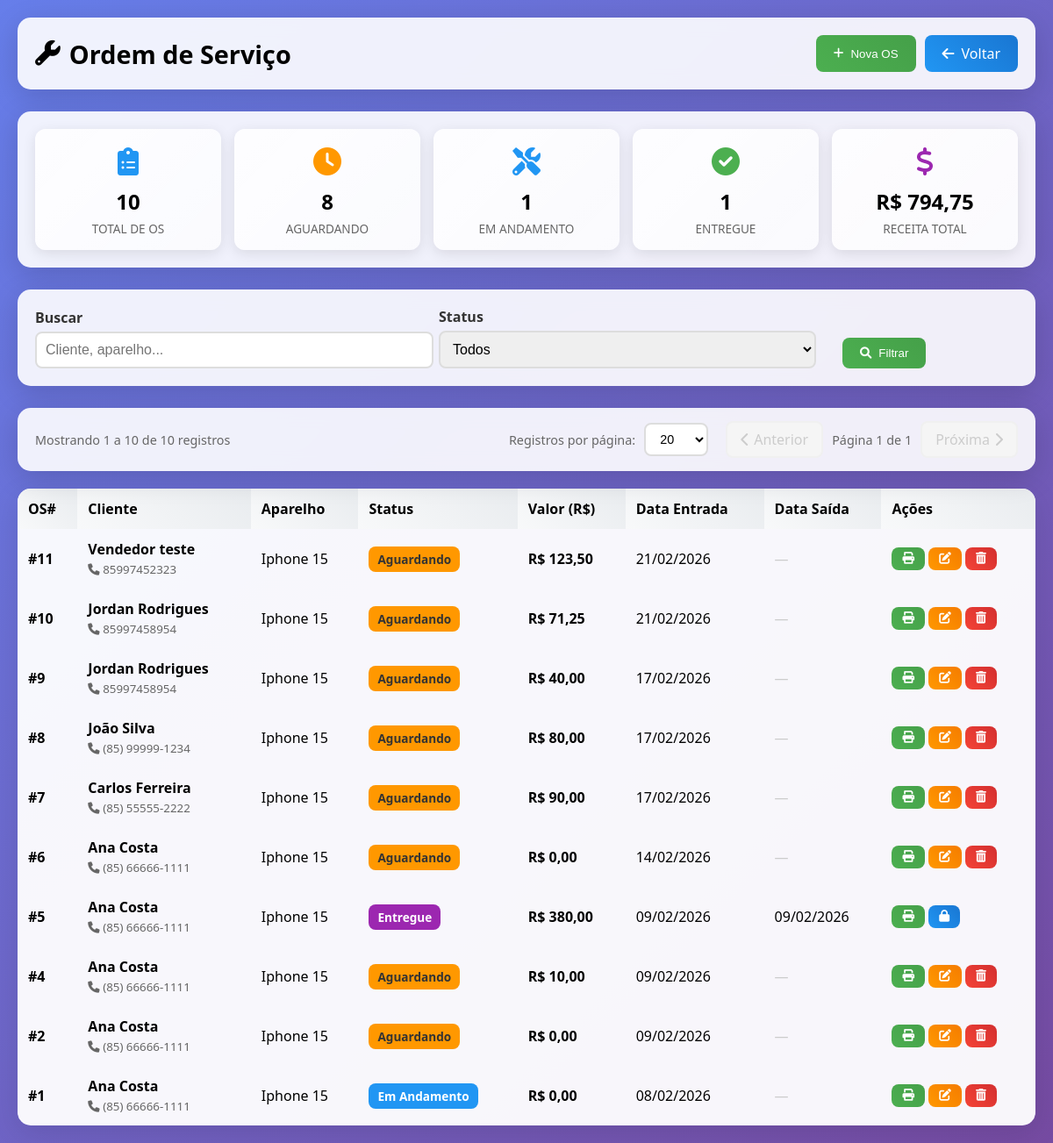
The app's page /modules/service_orders/index.php (signed in) with its own data.
### tables this page shows
CREATE TABLE `service_orders` (
  `id` int(11) NOT NULL AUTO_INCREMENT,
  `customer_id` int(11) NOT NULL,
  `entry_datetime` datetime NOT NULL DEFAULT current_timestamp(),
  `exit_datetime` datetime DEFAULT NULL,
  `user_id` int(11) NOT NULL,
  `device` varchar(200) NOT NULL,
  `device_type` varchar(50) DEFAULT 'celular',
  `problem` text NOT NULL,
  `diagnosis` text DEFAULT NULL,
  `solution` text DEFAULT NULL,
  `total_cost` decimal(10,2) DEFAULT 0.00,
  `discount` decimal(10,2) DEFAULT 0.00,
  `payment_method` enum('dinheiro','pix','cartao_credito','cartao_debito') DEFAULT NULL,
  `payment_methods` text DEFAULT NULL,
  `installments` int(11) DEFAULT 1,
  `status` enum('open','in_progress','completed','invoiced','delivered','cancelled') DEFAULT 'open',
  `technical_report` text DEFAULT NULL,
  `reported_problem` text DEFAULT NULL,
  `customer_observations` text DEFAULT NULL,
  `internal_observations` text DEFAULT NULL,
  `device_powers_on` enum('sim','nao') DEFAULT 'sim',
  `device_password` varchar(100) DEFAULT NULL,
  `password_pattern` varchar(50) DEFAULT NULL,
  `checklist_case` tinyint(1) DEFAULT 0,
  `checklist_screen_protector` tinyint(1) DEFAULT 0,
  `checklist_camera` tinyint(1) DEFAULT 0,
  `checklist_housing` tinyint(1) DEFAULT 0,
  `checklist_lens` tinyint(1) DEFAULT 0,
  `checklist_battery` tinyint(1) DEFAULT 0,
  `checklist_buttons` tinyint(1) DEFAULT 0,
  `checklist_chip_tray` tinyint(1) DEFAULT 0,
  `checklist_charger` tinyint(1) DEFAULT 0,
  `checklist_headphones` tinyint(1) DEFAULT 0,
  `technician_name` varchar(100) DEFAULT NULL,
  `assistant_name` varchar(100) DEFAULT NULL,
  `created_at` timestamp NULL DEFAULT current_timestamp(),
  `updated_at` timestamp NULL DEFAULT current_timestamp() ON UPDATE current_timestamp(),
  `warranty_expiration` date DEFAULT NULL,
  `change_amount` decimal(10,2) DEFAULT 0.00,
  `deposit_amount` decimal(10,2) DEFAULT 0.00,
  `checklist_lens_condition` varchar(100) DEFAULT NULL,
  `checklist_back_cover` varchar(200) DEFAULT NULL,
  `checklist_screen` tinyint(1) DEFAULT 0,
  `checklist_connector` tinyint(1) DEFAULT 0,
  `checklist_camera_front_back` varchar(50) DEFAULT NULL,
  `checklist_face_id` tinyint(1) DEFAULT 0,
  `checklist_sim_card` tinyint(1) DEFAULT 0,
  `warranty_period` varchar(50) DEFAULT '90 dias',
  `image` varchar(255) DEFAULT NULL,
  `attendant_name` varchar(100) DEFAULT NULL,
  PRIMARY KEY (`id`),
  KEY `customer_id` (`customer_id`),
  KEY `user_id` (`user_id`),
  CONSTRAINT `service_orders_ibfk_1` FOREIGN KEY (`customer_id`) REFERENCES `customers` (`id`),
  CONSTRAINT `service_orders_ibfk_2` FOREIGN KEY (`user_id`) REFERENCES `users` (`id`)
);

CREATE TABLE `customers` (
  `id` int(11) NOT NULL AUTO_INCREMENT,
  `name` varchar(100) NOT NULL,
  `cpf_cnpj` varchar(18) DEFAULT NULL,
  `phone` varchar(20) DEFAULT NULL,
  `birth_date` date DEFAULT NULL,
  `email` varchar(100) DEFAULT NULL,
  `address` text DEFAULT NULL,
  `neighborhood` varchar(100) DEFAULT NULL,
  `city` varchar(100) DEFAULT NULL,
  `state` varchar(2) DEFAULT NULL,
  `zipcode` varchar(10) DEFAULT NULL,
  `notes` text DEFAULT NULL,
  `created_at` timestamp NULL DEFAULT current_timestamp(),
  `updated_at` timestamp NULL DEFAULT current_timestamp() ON UPDATE current_timestamp(),
  `deleted_at` timestamp NULL DEFAULT NULL COMMENT 'Data de deleção (soft delete)',
  PRIMARY KEY (`id`),
  KEY `idx_deleted_at` (`deleted_at`)
);

### config/app.php (called while the page is built, shortened)
<?php
function formatMoney($value) {
    return 'R$ ' . number_format($value, 2, ',', '.');
}
?>

### config/permissions.php (called while the page is built, shortened)
<?php
$PERMISSIONS = [
    'admin' => [
        'pdv' => ['view', 'create', 'edit', 'delete'],
        'service_orders' => ['view', 'create', 'edit', 'delete'],
        'products' => ['view', 'create', 'edit', 'delete'],
        'customers' => ['view', 'create', 'edit', 'delete'],
        'expenses' => ['view', 'create', 'edit', 'delete'],
        'cashflow' => ['view', 'create', 'edit', 'delete'],
        'accounts_receivable' => ['view', 'create', 'edit', 'delete'],
        'reports' => ['view'],
        'users' => ['view', 'create', 'edit', 'delete'],
    ],
    'manager' => [
        'pdv' => ['view', 'create', 'edit'],
        'service_orders' => ['view', 'create', 'edit'],
        'products' => ['view', 'create', 'edit'],
        'customers' => ['view', 'create', 'edit'],
        'cashflow' => ['view', 'create'],
        'accounts_receivable' => ['view', 'create', 'edit'],
        'reports' => ['view'],
    ],
    'seller' => [
        'pdv' => ['view', 'create', 'edit', 'delete'],
        'service_orders' => ['view', 'create', 'edit'],
        'products' => ['view', 'create'],
        'customers' => ['view', 'create', 'edit'],
    ]
];
function hasPermission($module, $action = 'view') {
    global $PERMISSIONS;
    $role = $_SESSION['user_role'];
    if ($role === 'admin') {
        return true;
    }
    return in_array($action, $PERMISSIONS[$role][$module]);
}

### modules/service_orders/index.php (the view, shortened to what this page needs)
<?php
require_once('../../config/database.php');
require_once('../../config/app.php');
$conn = $database->getConnection();
$search = $_GET['search'] ?? '';
$filter_status = $_GET['status'] ?? '';
$where = "WHERE 1=1";
$params = [];
$page = isset($_GET['page']) ? max(1, (int)$_GET['page']) : 1;
$perPage = isset($_GET['per_page']) ? (int)$_GET['per_page'] : 20;
$allowedPerPage = [10, 20, 30, 50, 100];
$offset = ($page - 1) * $perPage;
$stmtCount = $conn->prepare("
    SELECT COUNT(*) as total
    FROM service_orders so
    LEFT JOIN customers c ON so.customer_id = c.id
    $where
");
$stmtCount->execute($params);
$totalRecords = $stmtCount->fetch(PDO::FETCH_ASSOC)['total'];
$totalPages = ceil($totalRecords / $perPage);
$paramsWithPagination = array_merge($params, [$perPage, $offset]);
$stmt = $conn->prepare("
    SELECT so.*, c.name as customer_name, c.phone as customer_phone
    FROM service_orders so
    LEFT JOIN customers c ON so.customer_id = c.id AND c.deleted_at IS NULL
    $where
    ORDER BY so.id DESC
    LIMIT ? OFFSET ?
");
$stmt->execute($paramsWithPagination);
$orders = $stmt->fetchAll(PDO::FETCH_ASSOC);
$stats = $conn->query("
    SELECT
        COUNT(*) as total_orders,
        COUNT(CASE WHEN status = 'open' THEN 1 END) as awaiting,
        COUNT(CASE WHEN status = 'in_progress' THEN 1 END) as in_progress,
        COUNT(CASE WHEN status = 'completed' THEN 1 END) as completed,
        COUNT(CASE WHEN status = 'invoiced' THEN 1 END) as invoiced,
        COUNT(CASE WHEN status = 'delivered' THEN 1 END) as delivered,
        COALESCE(SUM(total_cost), 0) as total_revenue
    FROM service_orders
")->fetch(PDO::FETCH_ASSOC);
function traduzirStatus($status) {
    $map = [
        'open' => 'Aguardando',
        'in_progress' => 'Em Andamento',
        'completed' => 'Concluído',
        'invoiced' => 'Faturada',
        'delivered' => 'Entregue',
        'cancelled' => 'Cancelado'
    ];
    return $map[$status] ?? ucfirst($status);
}
?>
<!DOCTYPE html>
<html lang="pt-BR">
<head>
<link href="https://cdnjs.cloudflare.com/ajax/libs/font-awesome/6.0.0/css/all.min.css" rel="stylesheet">
</head>
<body>
<div class="container">
    <div class="header">
        <h1><i class="fas fa-wrench"></i> Ordem de Serviço</h1>
        <div style="display:flex;gap:10px;flex-wrap:wrap;">
            <button class="btn btn-primary" onclick="openModal('createModal')"><i class="fas fa-plus"></i> Nova OS</button>
            <a href="../../index.php" class="btn btn-secondary"><i class="fas fa-arrow-left"></i> Voltar</a>
        </div>
    </div>
    <div class="stats-box">
        <div class="stats-grid">
            <div class="stat-card blue">
                <div class="icon"><i class="fas fa-clipboard-list"></i></div>
                <div class="value"><?= $stats['total_orders'] ?></div>
                <div class="label">Total de OS</div>
            </div>
            <div class="stat-card orange">
                <div class="icon"><i class="fas fa-clock"></i></div>
                <div class="value"><?= $stats['awaiting'] ?></div>
                <div class="label">Aguardando</div>
            </div>
            <div class="stat-card blue">
                <div class="icon"><i class="fas fa-tools"></i></div>
                <div class="value"><?= $stats['in_progress'] ?></div>
                <div class="label">Em Andamento</div>
            </div>
            <div class="stat-card green">
                <div class="icon"><i class="fas fa-check-circle"></i></div>
                <div class="value"><?= $stats['delivered'] ?></div>
                <div class="label">Entregue</div>
            </div>
            <div class="stat-card purple">
                <div class="icon"><i class="fas fa-dollar-sign"></i></div>
                <div class="value"><?= formatMoney($stats['total_revenue']) ?></div>
                <div class="label">Receita Total</div>
            </div>
        </div>
    </div>
    <div class="search-box">
        <form method="GET">
            <div class="filter-box">
                <div class="form-group">
                    <label>Buscar</label>
                    <input type="text" name="search" value="<?= htmlspecialchars($search) ?>" class="form-control" placeholder="Cliente, aparelho...">
                </div>
                <div class="form-group">
                    <label>Status</label>
                    <select name="status" class="form-control">
                        <option value="">Todos</option>
                    </select>
                </div>
                <div class="form-group" style="flex:0 0 auto;">
                    <button type="submit" class="btn btn-primary"><i class="fas fa-search"></i> Filtrar</button>
                </div>
            </div>
        </form>
    </div>
    <div class="pagination-container">
        <div class="pagination-info">
            Mostrando <?= min($offset + 1, $totalRecords) ?> a <?= min($offset + $perPage, $totalRecords) ?> de <?= $totalRecords ?> registros
        </div>
        <div class="pagination-controls">
            <div class="per-page-selector">
                <label>Registros por página:</label>
                <select onchange="changePerPage(this.value)">
                    <?php foreach($allowedPerPage as $option): ?>
                        <option value="<?= $option ?>" <?= $perPage == $option ? 'selected' : '' ?>><?= $option ?></option>
                    <?php endforeach; ?>
                </select>
            </div>
            <div class="pagination-buttons">
                <?php if($page > 1): ?>
                    <a href="?page=<?= $page - 1 ?>&per_page=<?= $perPage ?><?= !empty($search) ? '&search=' . urlencode($search) : '' ?><?= !empty($filter_status) ? '&status=' . urlencode($filter_status) : '' ?>" class="pagination-btn">
                        <i class="fas fa-chevron-left"></i> Anterior
                    </a>
                <?php else: ?>
                    <span class="pagination-btn disabled"><i class="fas fa-chevron-left"></i> Anterior</span>
                <?php endif; ?>
                <span class="page-info">Página <?= $page ?> de <?= max(1, $totalPages) ?></span>
                <?php if($page < $totalPages): ?>
                    <a href="?page=<?= $page + 1 ?>&per_page=<?= $perPage ?><?= !empty($search) ? '&search=' . urlencode($search) : '' ?><?= !empty($filter_status) ? '&status=' . urlencode($filter_status) : '' ?>" class="pagination-btn">
                        Próxima <i class="fas fa-chevron-right"></i>
                    </a>
                <?php else: ?>
                    <span class="pagination-btn disabled">Próxima <i class="fas fa-chevron-right"></i></span>
                <?php endif; ?>
            </div>
        </div>
    </div>
    <table class="table">
        <thead>
            <tr>
                <th>OS#</th>
                <th>Cliente</th>
                <th>Aparelho</th>
                <th>Status</th>
                <th>Valor (R$)</th>
                <th>Data Entrada</th>
                <th>Data Saída</th>
                <th>Ações</th>
            </tr>
        </thead>
        <tbody>
            <?php if(empty($orders)): ?>
                <tr><td colspan="8" class="empty">Nenhuma ordem de serviço cadastrada.</td></tr>
            <?php else: foreach($orders as $row): ?>
            <tr>
                <td><strong>#<?= $row['id'] ?></strong></td>
                <td>
                    <strong><?= htmlspecialchars($row['customer_name'] ?? 'N/A') ?></strong>
                    <?php if(!empty($row['customer_phone'])): ?>
                        <br><small style="color:#666;"><i class="fas fa-phone"></i> <?= htmlspecialchars($row['customer_phone']) ?></small>
                    <?php endif; ?>
                </td>
                <td><?= htmlspecialchars($row['device']) ?></td>
                <td><span class="badge <?= $row['status'] ?>"><?= traduzirStatus($row['status']) ?></span></td>
                <td><strong><?= formatMoney($row['total_cost']) ?></strong></td>
                <td><?= date('d/m/Y', strtotime($row['entry_datetime'])) ?></td>
                <td><?= $row['exit_datetime'] ? date('d/m/Y', strtotime($row['exit_datetime'])) : '<span style="color:#ccc;">—</span>' ?></td>
                <td>
                    <button class="btn btn-primary btn-sm" onclick='printServiceOrder(<?= json_encode($row) ?>)' title="Imprimir (2 vias)">
                        <i class="fas fa-print"></i>
                    </button>
                    <?php if ($row['status'] !== 'delivered'): ?>
                        <?php if (hasPermission('service_orders', 'edit')): ?>
                        <button class="btn btn-warning btn-sm" onclick='openEditModal(<?= json_encode($row) ?>)' title="Editar">
                            <i class="fas fa-edit"></i>
                        </button>
                        <?php endif; ?>
                        <?php if (hasPermission('service_orders', 'delete')): ?>
                        <form method="POST" onsubmit="return false;" style="display:inline;" id="deleteOSForm_<?= $row['id'] ?>">
                            <button type="button" class="btn btn-danger btn-sm" title="Excluir" onclick="showConfirm('Excluir esta OS?','Excluir','Excluir','Cancelar','danger').then(ok=>{if(ok)document.getElementById('deleteOSForm_<?= $row['id'] ?>').submit();})"><i class="fas fa-trash-alt"></i></button>
                        </form>
                        <?php endif; ?>
                    <?php else: ?>
                    <button class="btn btn-secondary btn-sm" onclick="openUnlockModal(<?= $row['id'] ?>)" title="Desbloquear OS (requer admin)">
                        <i class="fas fa-lock"></i>
                    </button>
                    <?php endif; ?>
                </td>
            </tr>
            <?php endforeach; endif; ?>
        </tbody>
    </table>
</div>
</body>
</html>

### records on screen
service_orders: id "11", customer.name "Vendedor teste", customer.phone "85997452323", device "Iphone 15", status "Aguardando", total_cost "R$ 123,50", entry_datetime "21/02/2026"
service_orders: id "10", customer.name "Jordan Rodrigues", customer.phone "85997458954", device "Iphone 15", status "Aguardando", total_cost "R$ 71,25", entry_datetime "21/02/2026"
service_orders: id "9", customer.name "Jordan Rodrigues", customer.phone "85997458954", device "Iphone 15", status "Aguardando", total_cost "R$ 40,00", entry_datetime "17/02/2026"
service_orders: id "8", customer.name "João Silva", customer.phone "(85) 99999-1234", device "Iphone 15", status "Aguardando", total_cost "R$ 80,00", entry_datetime "17/02/2026"
service_orders: id "7", customer.name "Carlos Ferreira", customer.phone "(85) 55555-2222", device "Iphone 15", status "Aguardando", total_cost "R$ 90,00", entry_datetime "17/02/2026"
service_orders: id "6", customer.name "Ana Costa", customer.phone "(85) 66666-1111", device "Iphone 15", status "Aguardando", total_cost "R$ 0,00", entry_datetime "14/02/2026"
service_orders: id "5", customer.name "Ana Costa", customer.phone "(85) 66666-1111", device "Iphone 15", status "Entregue", total_cost "R$ 380,00", entry_datetime "09/02/2026", exit_datetime "09/02/2026"
service_orders: id "4", customer.name "Ana Costa", customer.phone "(85) 66666-1111", device "Iphone 15", status "Aguardando", total_cost "R$ 10,00", entry_datetime "09/02/2026"
service_orders: id "2", customer.name "Ana Costa", customer.phone "(85) 66666-1111", device "Iphone 15", status "Aguardando", total_cost "R$ 0,00", entry_datetime "09/02/2026"
service_orders: id "1", customer.name "Ana Costa", customer.phone "(85) 66666-1111", device "Iphone 15", status "Em Andamento", total_cost "R$ 0,00", entry_datetime "08/02/2026"

### other values on screen
$stats['total_orders'] "10"
$stats['awaiting'] "8"
$stats['in_progress'] "1"
$stats['delivered'] "1"
formatMoney($stats['total_revenue']) "R$ 794,75"
min($offset + 1, $totalRecords) "1"
min($offset + $perPage, $totalRecords) "10"
$totalRecords "10"
$page "1"
max(1, $totalPages) "1"
form field value "20"
